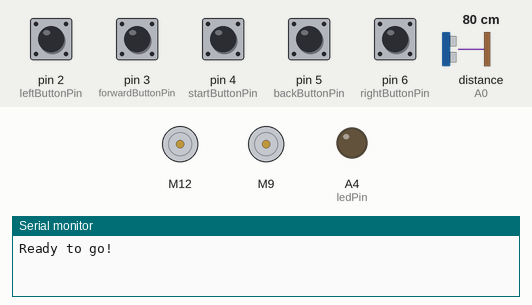
Simulated run of this sketch. Board: Arduino Uno, built with avr-gcc and run on an emulated ATmega328P. Shown: 2 × DC motor (green arrow = forward, orange = backward, longer = faster), output pins drawn as LEDs (lit = HIGH), the last lines printed to the serial monitor. Inputs (shaded band) come from the test bench; at power-on: pin 2 (leftButtonPin), pin 3 (forwardButtonPin), pin 4 (startButtonPin), pin 5 (backButtonPin), pin 6 (rightButtonPin) LOW, distance to the obstacle (sensor on A0) 80 cm. The echo pulse lasts 58.3 µs per cm; pins used as bus, display or sensor lines are not drawn.

Above: at 1.2 s.
1.3 s: pin 2 (leftButtonPin) pulled HIGH for 0.15 s
3.0 s: pin 4 (startButtonPin) pulled HIGH for 0.15 s
At 4.1 s:
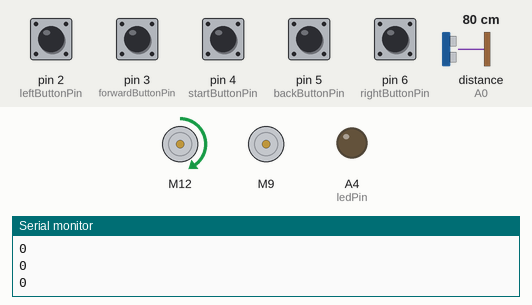
At 4.6 s:
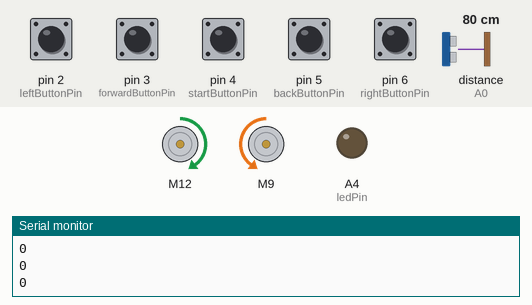
Timing chart, 0 to 6.3 s (numbered marks = the images above; inputs shaded):
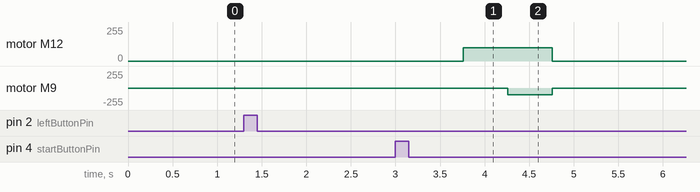

The sketch:

motorController.ino
```cpp
#include <SparkFun_TB6612.h>

//enable talking with sparkfun motor driver
#define AIN1 12 //1 of 2 that controls direction left motor spins
#define BIN1 9 //1 of 2 that controls direciton right motor spins
#define AIN2 13 //2 of 2 that controls direction left motor spins
#define BIN2 8 //2 of 2 that controls direction right motor spins
#define PWMA 11 //controls speed of motor A
#define PWMB 10 //controls speed of motor B
#define STBY 7 //allows H-bridge to work when high
#define trigPin A1
#define echoPin A0

//Initializes all values for motor A
Motor leftMotor = Motor(12, 13, 11, -1, 7);

//Initializes all values for motor B
Motor rightMotor = Motor(9, 8, 10, -1, 7);

const int lightPin = A5;
const int ledPin = A4;

const int forwardButtonPin = 3;
const int leftButtonPin = 2;
const int rightButtonPin = 6;
const int startButtonPin = 4; //4
const int backButtonPin = 5; //5


boolean fBPressed = false;
boolean lBPressed = false;
boolean rBPressed = false;
boolean sBPressed = false;
boolean bBPressed = false;

void setup() {
  Serial.begin(9600);
  pinMode(ledPin, OUTPUT);
  pinMode(trigPin, OUTPUT);
}

void loop() {

  int buttonDirections[20];
  for(int i =0; i <20; i++)
    buttonDirections[i] = 0;

  Serial.println("Ready to go!");

  if(analogRead(lightPin) < 275)
    digitalWrite(ledPin, HIGH);
  else
    digitalWrite(ledPin, LOW);

  //takes in all the button inputs and create the array with them
  for(int i = 0; i < 20; i++) {

    //function won't do anything until a button is pressed here
    while(!fBPressed || !rBPressed || !lBPressed || !sBPressed || !bBPressed) {

      //8 is forward, 4 is left, 6 is right, 5 is start, based off number pad

      /*if button gets pressed, fBPressed turns true, and the first part of the array is
        saved.*/
      fBPressed = digitalRead(forwardButtonPin);
      if(fBPressed) {
        buttonDirections[i] = 8; //assigns forward value to spot in array
        delay(250); //stops buttons from taking in too much input
        Serial.println("FBPRESS");
        break;
      }
      bBPressed = digitalRead(backButtonPin);
      if(bBPressed) {
        buttonDirections[i] = 2; //assigns backward value to spot in array
        delay(250); //stops buttons from taking in too much input
        Serial.println("BBPRESS");
        break;
      }
      lBPressed = digitalRead(leftButtonPin);
      if(lBPressed) {
        buttonDirections[i] = 4; //assigns left turn value to array spot
        delay(250); //stops buttons from taking in too much input
        Serial.println("LBPRESS");
        break;
      }
      rBPressed = digitalRead(rightButtonPin);
      if(rBPressed) {
        buttonDirections[i] = 6; //assigns right turn value to array spot
        delay(250); //stops buttons from taking in too much input
        Serial.println("RBPRESS");
        break;
      }
      sBPressed = digitalRead(startButtonPin);
      if(sBPressed) {
        delay(250); //stops buttons from taking in too much input
        Serial.println("SBPRESS");
        break;
      }
    }

    //stops the array building for loop to go into movement section
    if(sBPressed) {

      //resets all button booleans to prep for after movement section
      fBPressed = false;
      lBPressed = false;
      rBPressed = false;
      sBPressed = false;
      bBPressed = false;
      break;
    }

    //resets all button booleans to prep for next value finding
    fBPressed = false;
    lBPressed = false;
    rBPressed = false;
    sBPressed = false;
    bBPressed = false;
  }

  for(int i = 0; i < 20; i++) {
    Serial.println(buttonDirections[i]);
  }

  //using the values from the array, this will carry out each motion function
  for(int i =0; i < 20; i++) {

    int ultra = Ultrasonic();
    while(ultra < 400 && ultra > 0) {
      Stop();
      ultra = Ultrasonic();
    }
    if(buttonDirections[i] == 8) {
      MoveForward();
    }
    if(buttonDirections[i] == 4)
      TurnLeft();
    if(buttonDirections[i] == 6)
      TurnRight();
    if(buttonDirections[i] == 2)
      BackItUp();
  }

}

void MoveForward () {
  Serial.println("MoveForward Called");

  //drive(int speed, int duration);
  leftMotor.drive(100, 400);
  rightMotor.drive(100, 400);

  leftMotor.brake();
  rightMotor.brake();

  delay(2000);

}

void TurnLeft () {

  //drive(int speed, int duration);
  leftMotor.drive(-100, 500);
  rightMotor.drive(100, 500);

  Serial.println("TurnLeft Called");


  leftMotor.brake();
  rightMotor.brake();
  //to allow motors to respond

  delay(2000);
}

void TurnRight () {

  //drive(int speed, int duration);
  leftMotor.drive(100, 400);
  rightMotor.drive(-100, 400);

  Serial.println("TurnRight Called");


  leftMotor.brake();
  rightMotor.brake();
  //to allow motors to respond

  delay(2000);
}

void BackItUp () {

  //drive(int speed, int duration);
  leftMotor.drive(-100, 400);
  rightMotor.drive(-100, 400);

  leftMotor.brake();
  rightMotor.brake();

  delay(2000);
}

void Stop () {

  leftMotor.brake();
  rightMotor.brake();
  Serial.println("Stop Called");

  //to allow motors to respond
  delay(2000);
}

int Ultrasonic () {

  long duration, distance;
  digitalWrite(trigPin, LOW);  // Added this line
  delayMicroseconds(2); // Added this line
  digitalWrite(trigPin, HIGH);

  delayMicroseconds(10); // Added this line
  digitalWrite(trigPin, LOW);
  int echoVal = pulseIn(echoPin, HIGH);
  // less than 200 means super close to wall.
  delay(500);

  return echoVal;

}
```

Measured:
- after the input at 3.0 s, motor M12: stopped → forward 100/255 after 0.76 s, → stopped 1.0 s later; motor M9: stopped → backward 100/255 after 1.3 s, → stopped 0.50 s later
